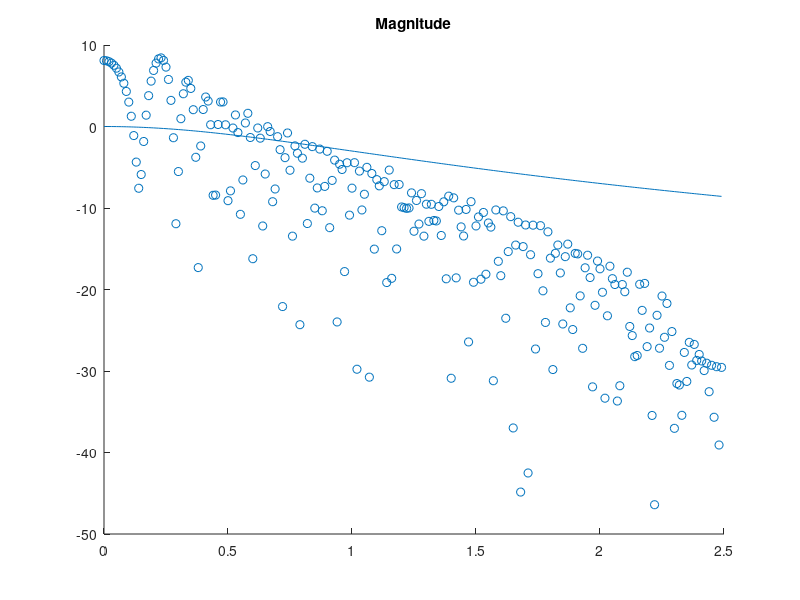

Recreate this plot in MATLAB.
%%%%%Gap Metric

clear;clc


tF=100;    %Final time
Fs=5;
t = 0:1/Fs:tF-1/Fs;                     % Time vector
L=length(t);

f1=.1;   %%Initial frequency
f2=Fs;   %%Final frequency

%x = sin(2*pi*15*t) + sin(2*pi*40*t);      % Signal
x = sin(2*pi*(1/2*(f2-f1)/tF.*t+f1).*t);

s = tf('s');
G1 = s/(s^2 + 2*s + 10);
G2 = 1/(s + 1);

out1=lsim(G1,x,t)

out2=lsim(G2,x,t)


y1 = fft(out1);                             % Compute DFT of system 1
m1 = abs(y1);                               % Magnitude
y1(m1<1e-6) = 0;
p1 = unwrap(angle(y1));                     % Phase

y2 = fft(out2);                             % Compute DFT of system 2
%P2 = abs(y2/L);
%P1 = P2(1:L/2+1);
%P1(2:end-1) = 2*P1(2:end-1);

m2 = abs(y2);                               % Magnitude
y2(m2<1e-6) = 0;
p2 = unwrap(angle(y2));                     % Phase


%f = Fs*(0:(L/2))/L;

f = (0:L-1)*Fs/L;        % Frequency vector
f=f(1:end/2);

%plot(f,mag2db(m1))
title('Magnitude')
hold on
scatter(f,mag2db(1/Fs.*m2(1:end/2)))


[mag,phase,wout] = bode(G2,f);
mag=reshape(mag,[],1);
plot(f,mag2db(mag))



v=max(abs((1+y2.*conj(y2)).^(-1/2).*(y2-y1).*(1+y1.*conj(y1)).^(-1/2)))